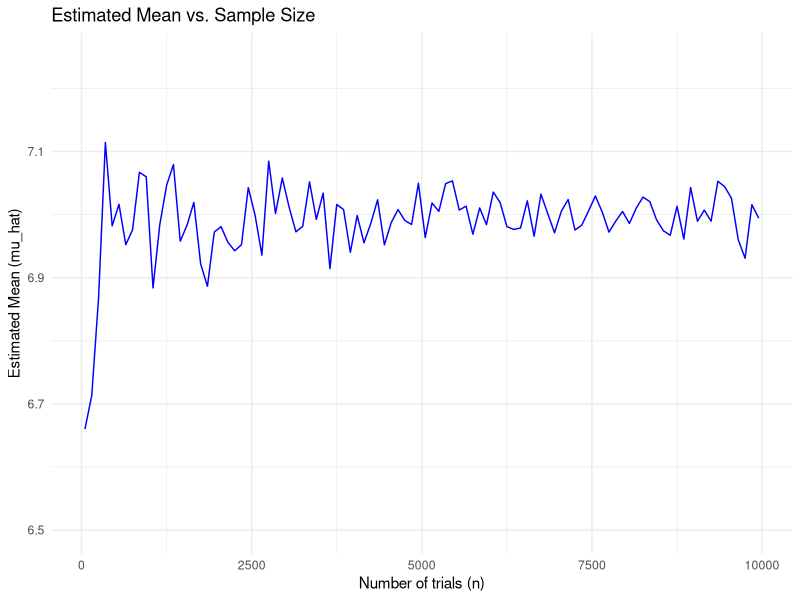
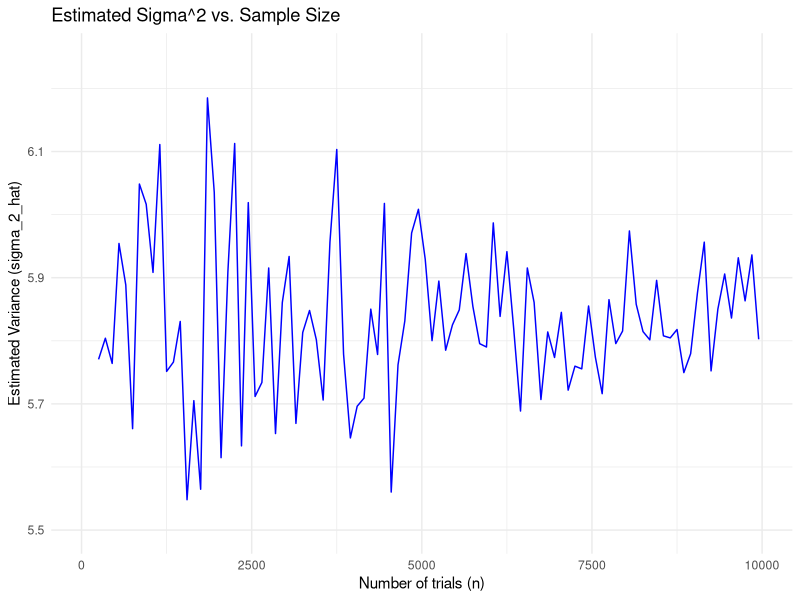

Reproduce these figures in R, in order.
## ---- chunk 1
#| echo: false
library(ggplot2)

## ---- chunk 2
#| label: Prob-table1
#| echo: false
i <- 2:12
x_i <- rep("", length(i))
prob <- ""
Prob_table <- rbind(x_i, prob)
Prob_table <- as.data.frame(Prob_table)
names(Prob_table) <- as.character(i)

knitr::kable(Prob_table)
## ---- chunk 3
#| label: Prob-table2
#| code-fold: true
i <- 2:12
x_i <- c(1,2,3,4,5,6,5,4,3,2,1) # Number of different ways
prob <- (1/6)*(1/6)*x_i # Think about why here
prob <- round(prob, 3)
x_i <- as.character(x_i)
Prob_table <- rbind(x_i, prob)
Prob_table <- as.data.frame(Prob_table)
names(Prob_table) <- as.character(i)

knitr::kable(Prob_table)
## ---- chunk 4
x_i <- c(1,2,3,4,5,6,5,4,3,2,1) # Number of different ways
prob <- (1/6)*(1/6)*x_i # Think about why here
x <- 2:12
## ---- chunk 5
mu = sum(x * prob)
mu
sigma_2 = sum((x-mu)^2*prob)
sigma_2
## ---- chunk 6
set.seed(1234)

n = 1000 #sample size
sim_data = rep(0,n)
for (i in 1:n){
	sum_of_two <- sum(sample(1:6, 2, TRUE))
	sim_data[i] = sum_of_two
}

head(sim_data)

## ---- chunk 7
set.seed(1234)

n = 1000 #sample size
sim_data <- replicate(n,{
	sum_of_two <- sum(sample(1:6, 2, TRUE))
	sum_of_two
})

head(sim_data)

## ---- chunk 8
sim_table<-table(sim_data)
sim_table
x <- 2:12 # possible values
prob_est = sim_table/n
prob_est
mu_hat = sum(prob_est * x)
mu_hat
sigma_2_hat = sum( (x-mu_hat)^2*prob_est )
sigma_2_hat
## ---- chunk 9
#| code-fold: true
sim_fn <- function(n=1000){
sim_data <- replicate(n,{
	sum_of_two <- sum(sample(1:6, 2, TRUE))
	sum_of_two
})


sim_table <- table(sim_data) # Try this with small n, and show how we can fix it

# sim_table <- table(factor(sim_data, levels = x))  # Ensure all values appear (important to avoid error)


x <- 2:12 # possible values
prob_est = sim_table/n
mu_hat = sum(prob_est * x)
sigma_2_hat = sum( (x-mu_hat)^2*prob_est )

return(c(mu_hat, sigma_2_hat))
}
## ---- chunk 10
sim_fn(100)
sim_fn(1000)
sim_fn(10000)
## ---- chunk 11
#| code-fold: true
n_values = seq(50, 10000, 100)
sim_mu = rep(0, length(n_values))
sim_sigma_2 = rep(0, length(n_values))

for (i in 1:length(n_values)){
	sim_results <- sim_fn(n_values[i]) 
	sim_mu[i] = sim_results[1]
	sim_sigma_2[i] = sim_results[2]
}

sim_data <- data.frame(n_values, sim_mu)
## ---- chunk 12
#| code-fold: true
# mu hat plot
ggplot(sim_data, aes(x = n_values, y = sim_mu)) +
  ylim(6.5,7.25) + 
  geom_line(color = "blue") +
  labs(title = "Estimated Mean vs. Sample Size",
       x = "Number of trials (n)",
       y = "Estimated Mean (mu_hat)") +
  theme_minimal()
## ---- chunk 13
#| code-fold: true
sim_data <- data.frame(n_values, sim_sigma_2)
# sigma^2 hat plot
ggplot(sim_data, aes(x = n_values, y = sim_sigma_2)) +
  ylim(5.5,6.25) + 
  geom_line(color = "blue") +
  labs(title = "Estimated Sigma^2 vs. Sample Size",
       x = "Number of trials (n)",
       y = "Estimated Variance (sigma_2_hat)") +
  theme_minimal()
